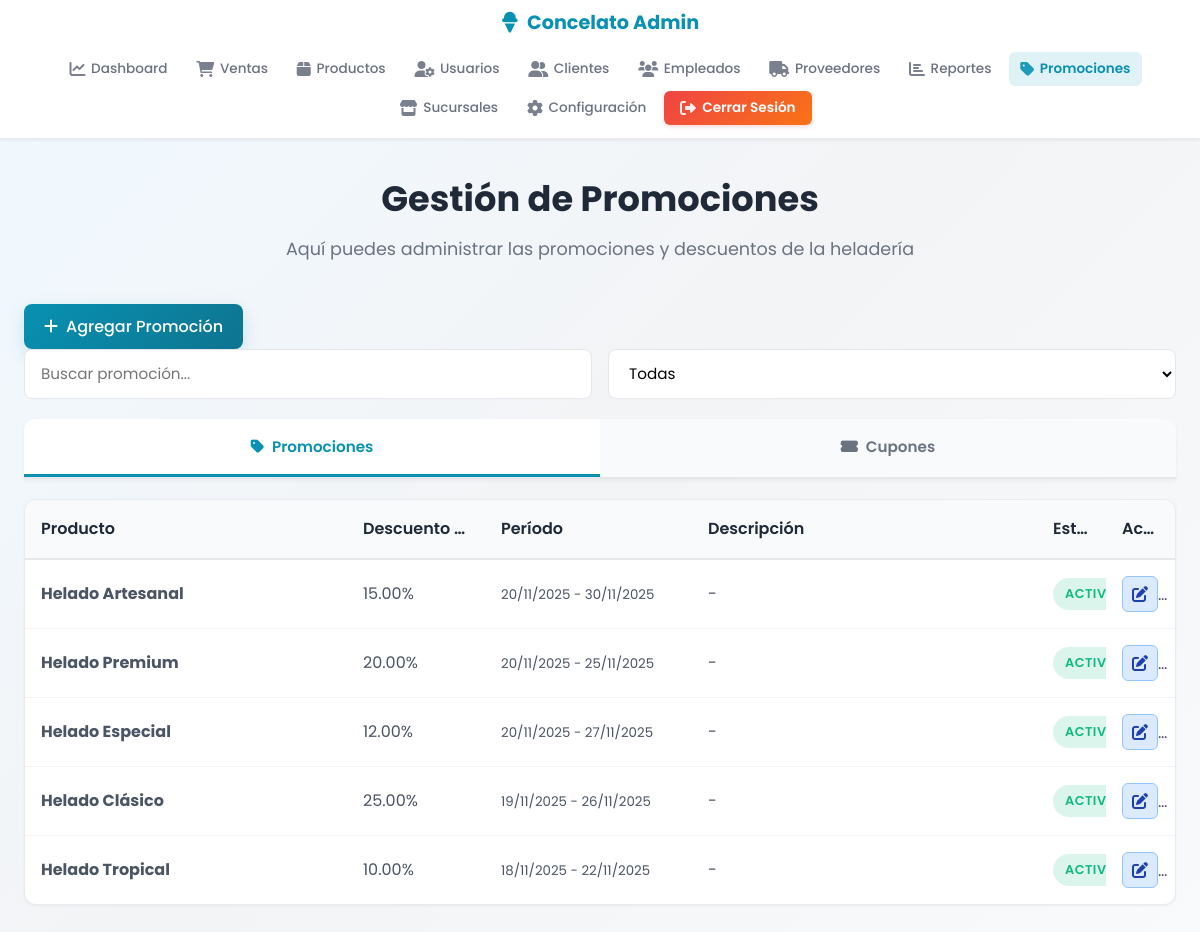
The app's page /paginas/admin/promociones.php (signed in) with its own data.
### tables this page shows
CREATE TABLE `promociones` (
  `id_promocion` int(11) NOT NULL AUTO_INCREMENT,
  `id_producto` int(11) NOT NULL,
  `descuento` decimal(5,2) NOT NULL CHECK (`descuento` between 0 and 100),
  `fecha_inicio` date NOT NULL,
  `fecha_fin` date NOT NULL,
  `activa` tinyint(1) NOT NULL DEFAULT 1,
  `descripcion` varchar(255) DEFAULT NULL,
  PRIMARY KEY (`id_promocion`),
  KEY `id_producto` (`id_producto`),
  CONSTRAINT `promociones_ibfk_1` FOREIGN KEY (`id_producto`) REFERENCES `productos` (`id_producto`) ON DELETE CASCADE
);

CREATE TABLE `productos` (
  `id_producto` int(11) NOT NULL AUTO_INCREMENT,
  `nombre` varchar(120) NOT NULL,
  `sabor` varchar(60) NOT NULL,
  `descripcion` text DEFAULT NULL,
  `precio` decimal(10,2) NOT NULL CHECK (`precio` >= 0),
  `stock` int(11) NOT NULL DEFAULT 0 CHECK (`stock` >= 0),
  `id_proveedor` int(11) DEFAULT NULL,
  `fecha_registro` date DEFAULT curdate(),
  `activo` tinyint(1) NOT NULL DEFAULT 1,
  PRIMARY KEY (`id_producto`),
  KEY `idx_sabor` (`sabor`),
  KEY `idx_stock` (`stock`),
  KEY `id_proveedor` (`id_proveedor`),
  KEY `idx_productos_activo` (`activo`),
  CONSTRAINT `productos_ibfk_1` FOREIGN KEY (`id_proveedor`) REFERENCES `proveedores` (`id_proveedor`) ON DELETE SET NULL ON UPDATE CASCADE
);

### paginas/admin/promociones.php (the view, shortened to what this page needs)
<?php
include_once($_SERVER['DOCUMENT_ROOT'] . '/heladeriacg/conexion/clientes_db.php');
try {
    $stmt_promociones = $pdo->prepare("
        SELECT p.id_promocion, p.id_producto, pr.nombre AS producto_nombre,
               p.descuento, p.fecha_inicio, p.fecha_fin, p.activa, p.descripcion
        FROM promociones p
        LEFT JOIN productos pr ON p.id_producto = pr.id_producto
        ORDER BY p.fecha_inicio DESC
    ");
    $stmt_promociones->execute();
    $promociones = $stmt_promociones->fetchAll(PDO::FETCH_ASSOC);
} catch(PDOException $e) {
    $promociones = [];
    $mensaje = 'Error al obtener promociones: ' . $e->getMessage();
    $tipo_mensaje = 'error';
}
?>
<!DOCTYPE html>
<html lang="es">
<head>
    <link rel="stylesheet" href="/heladeriacg/css/admin/estilos_admin.css">
    <link rel="stylesheet" href="/heladeriacg/css/admin/navbar.css">
    <link rel="stylesheet" href="/heladeriacg/css/admin/promociones.css">
    <link rel="stylesheet" href="https://cdnjs.cloudflare.com/ajax/libs/font-awesome/6.0.0/css/all.min.css">
</head>
<body>
    <?php include 'includes/navbar.php'; ?>
    <div class="admin-container">
        <main class="admin-main">
            <div class="welcome-section">
                <h1>Gestión de Promociones</h1>
                <p>Aquí puedes administrar las promociones y descuentos de la heladería</p>
            </div>
            <div class="promociones-actions">
                <button class="action-btn primary" onclick="openPromocionModal()" style="padding: 10px 20px; border-radius: 8px; border: none; background: linear-gradient(135deg, #0891b2 0%, #0e7490 100%); color: white; cursor: pointer; font-weight: 500; display: flex; align-items: center; gap: 8px;">
                    <i class="fas fa-plus"></i> Agregar Promoción
                </button>
                <div class="search-filter">
                    <input type="text" id="searchPromocion" placeholder="Buscar promoción..." onkeyup="searchPromociones()">
                    <select id="filterStatus" onchange="filterPromociones()">
                        <option value="">Todas</option>
                    </select>
                </div>
            </div>
            <div class="promo-tabs-container">
                <button id="tab-promociones" class="promo-tab-btn active" onclick="mostrarTabPromo('promociones')">
                    <i class="fas fa-tag"></i> Promociones
                </button>
                <button id="tab-cupones" class="promo-tab-btn" onclick="mostrarTabPromo('cupones')">
                    <i class="fas fa-ticket-alt"></i> Cupones
                </button>
            </div>
            <div id="seccion-promociones" class="promo-section active">
                <div class="table-container">
                    <table class="promociones-table">
                        <thead>
                            <tr>
                                <th>Producto</th>
                                <th>Descuento (%)</th>
                                <th>Período</th>
                                <th>Descripción</th>
                                <th>Estado</th>
                                <th>Acciones</th>
                            </tr>
                        </thead>
                        <tbody id="promocionesTable">
                        <?php if (!empty($promociones)): ?>
                            <?php foreach ($promociones as $promo): ?>
                            <tr data-status="<?php echo $promo['activa'] ? 'activo' : 'inactivo'; ?>" data-id="<?php echo $promo['id_promocion']; ?>">
                                <td><strong><?php echo htmlspecialchars($promo['producto_nombre'] ?? 'N/A'); ?></strong></td>
                                <td><?php echo number_format($promo['descuento'], 2); ?>%</td>
                                <td>
                                    <small>
                                        <?php echo date('d/m/Y', strtotime($promo['fecha_inicio'])); ?> -
                                        <?php echo date('d/m/Y', strtotime($promo['fecha_fin'])); ?>
                                    </small>
                                </td>
                                <td><?php echo htmlspecialchars($promo['descripcion'] ?? '-'); ?></td>
                                <td>
                                    <span class="status-badge <?php echo $promo['activa'] ? 'active' : 'inactive'; ?>">
                                        <?php echo $promo['activa'] ? 'Activo' : 'Inactivo'; ?>
                                    </span>
                                </td>
                                <td>
                                    <button class="action-btn edit" onclick="editarPromocion(<?php echo $promo['id_promocion']; ?>)" title="Editar">
                                        <i class="fas fa-edit"></i>
                                    </button>
                                    <button class="action-btn delete" onclick="confirmarEliminar(<?php echo $promo['id_promocion']; ?>, '<?php echo addslashes(htmlspecialchars($promo['producto_nombre'])); ?>')" title="Eliminar">
                                    </button>
                                </td>
                            </tr>
                            <?php endforeach; ?>
                        <?php endif; ?>
                    </tbody>
                </table>
            </div>
            </div>
        </main>
    </div>
</body>
</html>

### css/admin/estilos_admin.css (style rules this page uses)
* { margin: 0; padding: 0; box-sizing: border-box; font-family: 'Poppins', -apple-system, BlinkMacSystemFont, 'Segoe UI', sans-serif; word-wrap: break-word; overflow-wrap: break-word; }
html { scroll-behavior: smooth; --spacing-xs: 4px; --spacing-sm: 8px; --spacing-md: 16px; --spacing-lg: 24px; --spacing-xl: 32px; --font-size-xs: 12px; --font-size-sm: 14px; --font-size-base: 16px; --font-size-lg: 18px; --font-size-xl: 21px; --font-size-2xl: 26px; --font-size-3xl: 32px; --border-radius-sm: 6px; --border-radius-md: 8px; --border-radius-lg: 12px; --border-radius-xl: 20px; --transition-fast: 100ms ease-out; --transition-normal: 200ms ease-out; --transition-slow: 300ms ease-out; }
body { background: linear-gradient(135deg, #f0f9ff 0%, #f3f4f6 50%, #f9fafb 100%); color: #1f2937; min-height: 100vh; line-height: 1.6; font-size: var(--font-size-base); }
.admin-container { display: flex; flex-direction: column; min-height: 100vh; }
.admin-main { flex: 1; max-width: 1400px; margin: 2rem auto; padding: 0 1.5rem; width: 100%; }
.welcome-section { text-align: center; margin-bottom: 2.5rem; }
.welcome-section h1 { font-size: clamp(1.8rem, 5vw, 2.5rem); color: #1f2937; margin-bottom: 0.5rem; font-weight: 700; }
.welcome-section p { font-size: clamp(1rem, 2vw, 1.1rem); color: #6b7280; }
.action-btn { background: linear-gradient(135deg, #06b6d4 0%, #0891b2 100%); color: white; border: none; padding: 0.7rem 1.5rem; border-radius: 8px; cursor: pointer; font-weight: 500; font-size: 0.9rem; transition: all 0.3s; white-space: nowrap; display: inline-flex; align-items: center; gap: 0.5rem; }
.table-container { background: white; border: 1px solid rgba(229, 231, 235, 0.8); border-radius: var(--border-radius-lg); overflow: auto; box-shadow: 0 1px 3px rgba(0, 0, 0, 0.05); margin-bottom: 2rem; }
.table-container table { width: 100%; border-collapse: collapse; font-size: var(--font-size-base); }
.table-container table thead { background: #f9fafb; border-bottom: 2px solid #e5e7eb; position: sticky; top: 0; }
.table-container table th { padding: 1rem; text-align: left; font-weight: 600; color: #1f2937; font-size: var(--font-size-base); white-space: nowrap; word-break: break-word; vertical-align: middle; }
.table-container table td { padding: 1rem; border-bottom: 1px solid #f3f4f6; color: #4b5563; font-size: var(--font-size-base); word-break: break-word; overflow-wrap: break-word; vertical-align: middle; }
.table-container table tbody tr { transition: background-color var(--transition-fast); }
.table-container table tbody tr:last-child td { border-bottom: none; }
.search-filter { display: flex; gap: 1rem; align-items: center; flex-wrap: wrap; flex: 1; min-width: 250px; }
.search-filter input, .search-filter select { padding: 0.8rem 1rem; border: 1px solid #e5e7eb; border-radius: 8px; font-size: 0.95rem; background: white; transition: all 0.3s; flex: 1; min-width: 200px; }
.action-btn.primary { background: linear-gradient(135deg, #06b6d4 0%, #0891b2 100%); color: white; padding: 0.8rem 1.6rem; border: none; border-radius: 8px; cursor: pointer; font-weight: 500; transition: all 0.3s; display: inline-flex; align-items: center; gap: 0.5rem; white-space: nowrap; }
.action-btn { padding: 0.5rem 0.8rem; border: none; border-radius: var(--border-radius-sm); cursor: pointer; font-size: var(--font-size-sm); transition: all var(--transition-fast); display: inline-flex; align-items: center; justify-content: center; gap: 4px; min-width: 40px; min-height: 40px; font-family: inherit; }
.action-btn.edit { background: #dbeafe; color: #1e40af; border: 1px solid #93c5fd; }
.action-btn.delete { background: #fee2e2; color: #991b1b; border: 1px solid #fecaca; }
.action-btn.primary { background: linear-gradient(135deg, #06b6d4 0%, #0891b2 100%); color: white; padding: 0.8rem 1.6rem; border: none; border-radius: var(--border-radius-md); min-height: 44px; }
@media (max-width: 1200px) { .welcome-section h1 { font-size: clamp(1.6rem, 4vw, 2.2rem); } }

### css/admin/navbar.css (style rules this page uses)
:root { --primary: #0891b2; --primary-dark: #0e7490; --primary-light: #06b6d4; --text-dark: #1f2937; --text-gray: #475569; --bg-light: #f9fafb; --white: #ffffff; --border: #e5e7eb; --danger: #ef4444; --danger-gradient: linear-gradient(135deg, #ef4444 0%, #f97316 100%); --shadow-sm: 0 1px 3px rgba(0, 0, 0, 0.08); --font-main: 'Poppins', -apple-system, BlinkMacSystemFont, 'Segoe UI', sans-serif; }

### records on screen
promociones: id_producto.nombre "Helado Artesanal", descuento "15.00", fecha_inicio "20/11/2025", fecha_fin "30/11/2025", descripcion "-", activa "A…"
promociones: id_producto.nombre "Helado Premium", descuento "20.00", fecha_inicio "20/11/2025", fecha_fin "25/11/2025", descripcion "-", activa "A…"
promociones: id_producto.nombre "Helado Especial", descuento "12.00", fecha_inicio "20/11/2025", fecha_fin "27/11/2025", descripcion "-", activa "A…"
promociones: id_producto.nombre "Helado Clásico", descuento "25.00", fecha_inicio "19/11/2025", fecha_fin "26/11/2025", descripcion "-", activa "A…"
promociones: id_producto.nombre "Helado Tropical", descuento "10.00", fecha_inicio "18/11/2025", fecha_fin "22/11/2025", descripcion "-", activa "A…"
